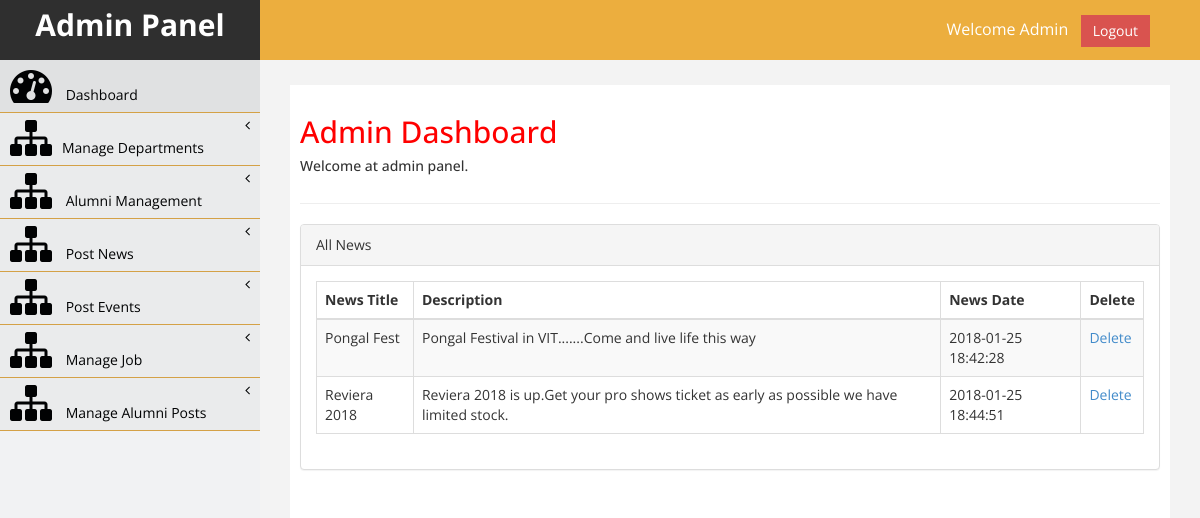
The app's page /admin/news-all.php (signed in) with its own data.
### tables this page shows
CREATE TABLE IF NOT EXISTS `news` (
  `newId` int(11) NOT NULL AUTO_INCREMENT,
  `colId` int(11) NOT NULL,
  `newTitle` varchar(200) NOT NULL,
  `newDesc` varchar(2000) NOT NULL,
  `newDate_Time` datetime NOT NULL,
  PRIMARY KEY (`newId`)
);

### admin/phplib/dataservice.php (called while the page is built, shortened)
<?php
class dataservice
{
    private
       $db_connect;
   function __construct()
    {
        global $PROJECTTYPE;
        try
        {
			$this->db_connect=mysqli_connect('localhost','root','','alumnidb');
            $this->secureSuperGlobalGET($this->db_connect);
            $this->secureSuperGlobalPOST($this->db_connect);
            $this->secureSuperGlobalREQUEST($this->db_connect);
        	}
        catch( exception $ex)
        {
            if ($PROJECTTYPE == "app")
            {
                echo "hjjkkk";
            throw new logicalexceptionInApp($ex);
            }
            else
            $this->db_exception($ex->getMessage());
        }
    }
    function fetch_query($query)
    {
       global $PROJECTTYPE;
           try
           {
           $query_result=mysqli_query($this->db_connect,$query);
               return $query_result;
          }
          catch(exception $ex)
          {
              if ($PROJECTTYPE == "app")
                throw new logicalexceptionInApp($query."<br><br>".$ex);
                else
                $this->db_exception($ex);
          }
   }
 }
 ?>

### admin/news-all.php (the view, shortened to what this page needs)
<?php
 include_once ("phplib/dataservice.php");
?>
<!DOCTYPE html>
<html xmlns="http://www.w3.org/1999/xhtml">
<head>
    <?php include "css.php"; ?>
</head>
<body>
    <div id="wrapper">
            <?php include "nav.php";?>
            <?php include "side-menu.php"; ?>
           <div id="page-wrapper" >
            <div id="page-inner">
                   <div class="row">
                    <div class="col-md-12">
                     <h2>Admin Dashboard</h2>
                        <h5>Welcome at admin panel. </h5>
                    </div>
                </div>
                  <hr />
                  <div class="row" >
                    <div class="col-md-12 col-sm-12 col-xs-12">
                    <div class="panel panel-default">
                        <div class="panel-heading">
                           All News
                        </div>
                        <div class="panel-body">
                            <div class="table-responsive">
                                <table class="table table-striped table-bordered table-hover">
                                    <thead>
                                          <tr>
                                            <th>News Title</th>
                                            <th>Description</th>
                                            <th>News Date</th>
                                            <th>Delete</th>
                                          </tr>
                                    </thead>
                                    <tbody>
                                         <?php
                                                $ds=new dataservice();
                                                $res=$ds->fetch_query("select * from news");
                                                while($row=mysqli_fetch_assoc($res))
                                                {
                                                    echo '<tr>
                                                            <td>'.$row["newTitle"].'</td>
                                                             <td>'.$row["newDesc"].'</td>
                                                            <td>'.$row["newDate_Time"].'</td>
                                                           <td><a href="news-all.php?del='.$row["newId"].'">Delete</a></td>
                                                           </tr>';
                                                }
                                         ?>
                                    </tbody>
                                </table>
                            </div>
                        </div>
                    </div>
                    </div>
            </div>
    </div>
            </div>
        </div>
</body>
</html>

### admin/assets/css/custom.css (style rules this page uses)
body { font-family: 'Open Sans', sans-serif; }
#wrapper { width: 100%; background:#f1f2f3; }
#page-wrapper { padding: 15px 15px; min-height: 600px; background:#F3F3F3; }
#page-inner { width:100%; margin:10px 20px 10px 0px; background-color:#fff!important; padding:10px; min-height:1200px; }
h2 { color: #f00; }
@media (min-width:768px) { #page-wrapper { margin: 0 0 0 260px; padding: 15px 30px; min-height: 1200px; } }

### records on screen
news: newTitle "Pongal Fest", newDesc "Pongal Festival in VIT.......Come and live life this way", newDate_Time "2018-01-25 18:42:28"
news: newTitle "Reviera 2018", newDesc "Reviera 2018 is up.Get your pro shows ticket as early as possible we have limited stock.", newDate_Time "2018-01-25 18:44:51"
